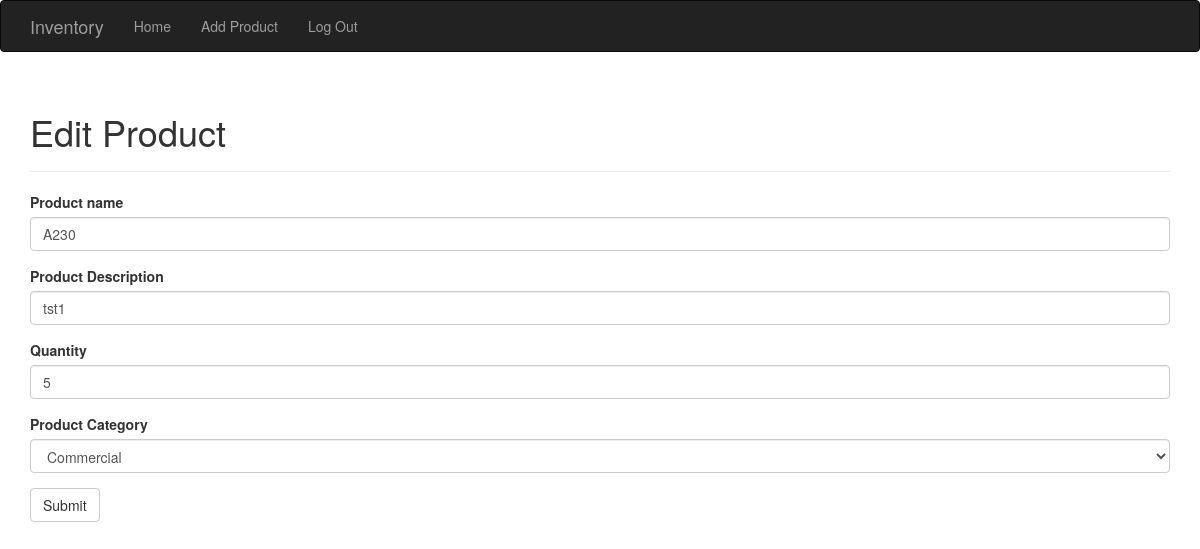
The app's page /edit-product/1 (signed in) with its own data.
### app/models.py (models this page shows, shortened)
class Product(db.Model):
    __tablename__ = 'products'
    id = db.Column(db.Integer, primary_key=True)
    name = db.Column(db.String(128), unique=True, index=True)
    category_id = db.Column(db.Integer, db.ForeignKey('categories.id'))
    description = db.Column(db.String(256))
    quantity = db.Column(db.Integer)

### app/main/views.py (the view, shortened to what this page needs)
@main.route('/edit-product/<int:id>', methods=['GET', 'POST'])
@login_required
def edit_product(id):
    product = Product.query.get_or_404(id)
    form = ProductForm(product=product)
    form.name.data = product.name
    form.description.data = product.description
    form.category.data = product.category
    form.name.data = product.name
    form.quantity.data = product.quantity
    return render_template('edit_product.html', form=form, product=product, mode="Edit")

### app/main/forms.py
class ProductForm(FlaskForm):
    name = StringField('Product name', validators=[
                       DataRequired(), Length(0, 64)])
    description = StringField('Product Description', validators=[
                              DataRequired(), Length(0, 64)])
    quantity = IntegerField('Quantity')
    category = SelectField('Product Category', choices=[(
        'Commercial', 'Commercial'), ('Space', 'Space'), ('Helicopter', 'Helicopter')])
    submit = SubmitField('Submit')

### app/auth/views.py (called while the page is built)
@auth.before_app_request
def before_request():
    if current_user.is_authenticated:
        pass

### app/models.py (called while the page is built)
    @login_manager.user_loader
    def load_user(user_id):
        return User.query.get(int(user_id))

### app/templates/edit_product.html (shortened to what this page needs)
{% extends "base.html" %}
{% import "bootstrap/wtf.html" as wtf %}
{% block page_content %}
<div class="page-header">
    <h1>{{mode}} Product</h1>
</div>
<div>
    {{ wtf.quick_form(form) }}
</div>
{% endblock %}

### records on screen
Product: name "A230", description "tst1", quantity "5", category "Commercial"

### other values on screen
{{ mode }} "Edit"
